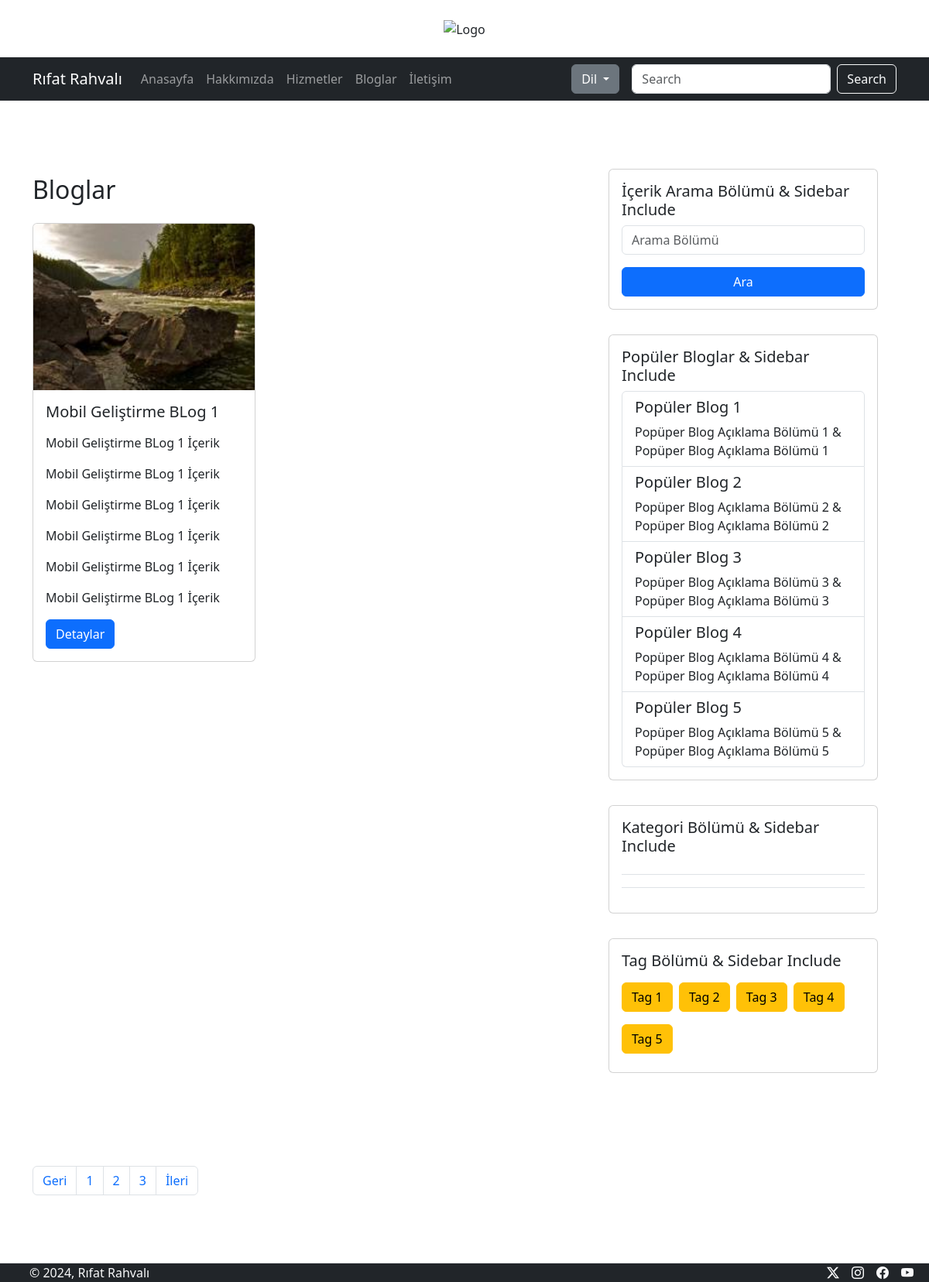
The page /blogs/ on the database as committed earlier.
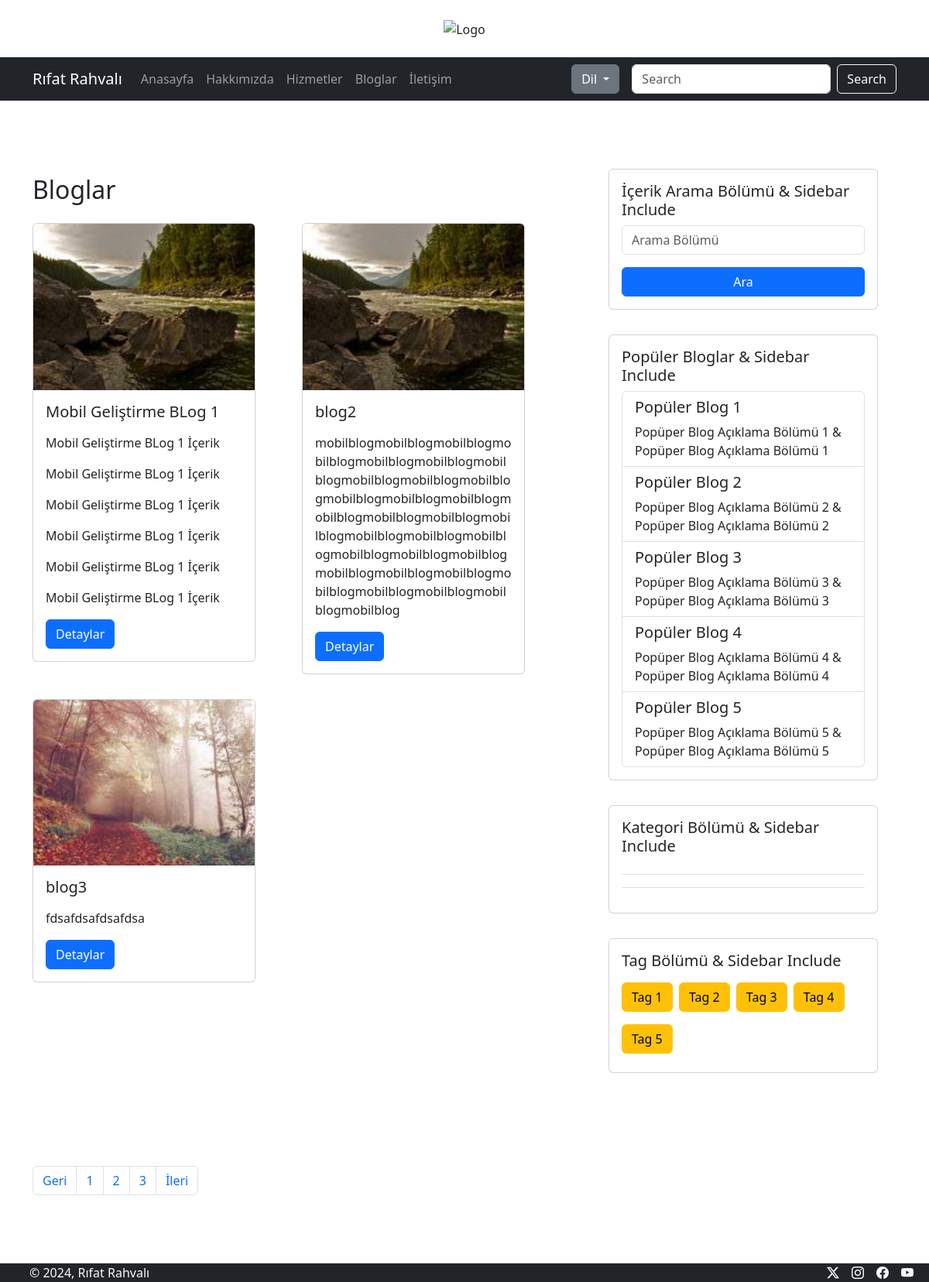
The same page on the database as committed later.
### tcore/models.py (models this page shows, shortened)
class Blog(models.Model):
    title = models.CharField(max_length=150)
    category = models.ForeignKey(Category,on_delete=models.CASCADE)
    image = models.ImageField(upload_to='blogs')
    content = RichTextField()
    publishDate = models.DateTimeField(auto_now_add=True)
    tags = models.CharField(max_length=150)
    views = models.IntegerField(default=0)
    slug = models.SlugField(max_length=200,unique=True,blank=True,editable=False)

class Category(models.Model):
    title = models.CharField(max_length=200)
    slug = models.SlugField(max_length=200,unique=True,blank=True,editable=False)

### tcore/views.py (the view)
# urls.py: path("blogs/",BlogsView.as_view(),name="blogs"),
class BlogsView(ListView):
    template_name="blogs.html"
    context_object_name = 'Blogs'
    queryset = Blog.objects.all()
    def get_context_data(self, **kwargs):
        context = super().get_context_data(**kwargs)
        context['Categories'] = Category.objects.all()
        return context

### tcore/context_processors.py (called while the page is built)
def SettingsList(request):
    context = Settings.objects.first()
    return {'setting' : context}

### tcore/templates/blogs.html (shortened to what this page needs)
{% extends "base.html" %}
{% load static %}
{% block content %}
<div class="row mt-4 mb-5">
    <div class="row mt-4 mb-5">
        <div class="col-md-8">
            <div class="row">
                <div class="row mt-4 mb-5">
                    <div class="row">
                        <div class="col-md-12">
                            <h2>Bloglar</h2>
                        </div>
                    </div>
                    <div class="row">
                        {% for blog in Blogs %}
                        <div class="col mt-3 mb-3">
                            <div class="card" style="width: 18rem;">
                                <img src="{% get_media_prefix %}{{ blog.image }}" class="card-img-top" alt="Blog Gorsel">
                                <div class="card-body">
                                    <h5 class="card-title">{{ blog.title }}</h5>
                                    <p class="card-text">
                                        {{blog.content|safe}}
                                    </p>
                                    <a href="#" class="btn btn-primary">Detaylar</a>
                                </div>
                            </div>
                        </div>
                        {% endfor %}
                    </div>
                </div>
            </div>
        </div>
        <div class="col-md-4">
            {% include "includes/sidebar.html" %}
        </div>
    </div>
    <div class="row mt-4 mb-5">
        <div class="col-md-12">
            <nav aria-label="Page navigation example">
                <ul class="pagination">
                    <li class="page-item"><a class="page-link" href="#">Geri</a></li>
                    <li class="page-item"><a class="page-link" href="#">1</a></li>
                    <li class="page-item"><a class="page-link" href="#">2</a></li>
                    <li class="page-item"><a class="page-link" href="#">3</a></li>
                    <li class="page-item"><a class="page-link" href="#">İleri</a></li>
                </ul>
            </nav>
        </div>
    </div>
</div>
{% endblock content %}

### tcore/templates/includes/sidebar.html (shortened to what the changed rows need)
            <div class="row">
                <div class="col mt-3 mb-3">
                    <div class="card">
                        <div class="card-body">
                            <ul class="list-group list-group-flush">
                                {% for category in Categories %}
                                <a class="list-group-item" href="">{{ category.name }}</a>
                                {% endfor %}
                            </ul>
                        </div>
                    </div>
                </div>
            </div>

Rows that differ between the two databases and show on the page:
added Blog: image (picture), title "blog2", content "mobilblogmobilblogmobilblogmobilblogmobilblogmobilblogmobilblogmobilblogmobilblogmobilblogmobilblogmobilblogmobilblogmobilblogmobilblogmobilblogmobilblogmobilblogmobilblogmobilblogmobilblogmobilblogmobilblogmobilblogmobilblogmobilblogmobilblogmobilblogmobilblogmobilblogmobilblog"
added Blog: image (picture), title "blog3", content "fdsafdsafdsafdsa"
